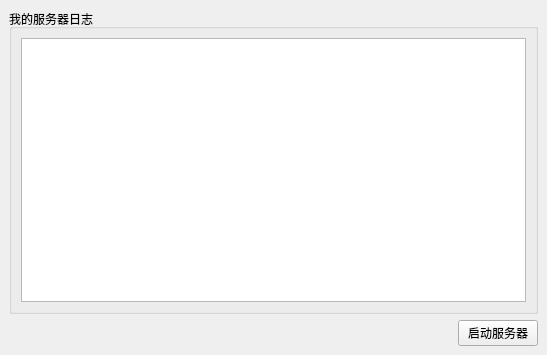
<?xml version="1.0" encoding="UTF-8"?>
<ui version="4.0">
 <class>MainWindow</class>
 <widget class="QMainWindow" name="MainWindow">
  <property name="geometry">
   <rect>
    <x>0</x>
    <y>0</y>
    <width>547</width>
    <height>355</height>
   </rect>
  </property>
  <property name="windowTitle">
   <string>服务器</string>
  </property>
  <widget class="QWidget" name="centralwidget">
   <layout class="QGridLayout" name="gridLayout">
    <item row="0" column="0">
     <widget class="QGroupBox" name="groupBox">
      <property name="title">
       <string>我的服务器日志</string>
      </property>
      <layout class="QVBoxLayout" name="verticalLayout">
       <item>
        <widget class="QPlainTextEdit" name="logEdit"/>
       </item>
      </layout>
     </widget>
    </item>
    <item row="1" column="0">
     <layout class="QHBoxLayout" name="horizontalLayout">
      <item>
       <spacer name="horizontalSpacer">
        <property name="orientation">
         <enum>Qt::Orientation::Horizontal</enum>
        </property>
        <property name="sizeHint" stdset="0">
         <size>
          <width>40</width>
          <height>20</height>
         </size>
        </property>
       </spacer>
      </item>
      <item>
       <widget class="QPushButton" name="startStopBt">
        <property name="text">
         <string>启动服务器</string>
        </property>
       </widget>
      </item>
     </layout>
    </item>
   </layout>
  </widget>
 </widget>
 <resources/>
 <connections/>
</ui>
